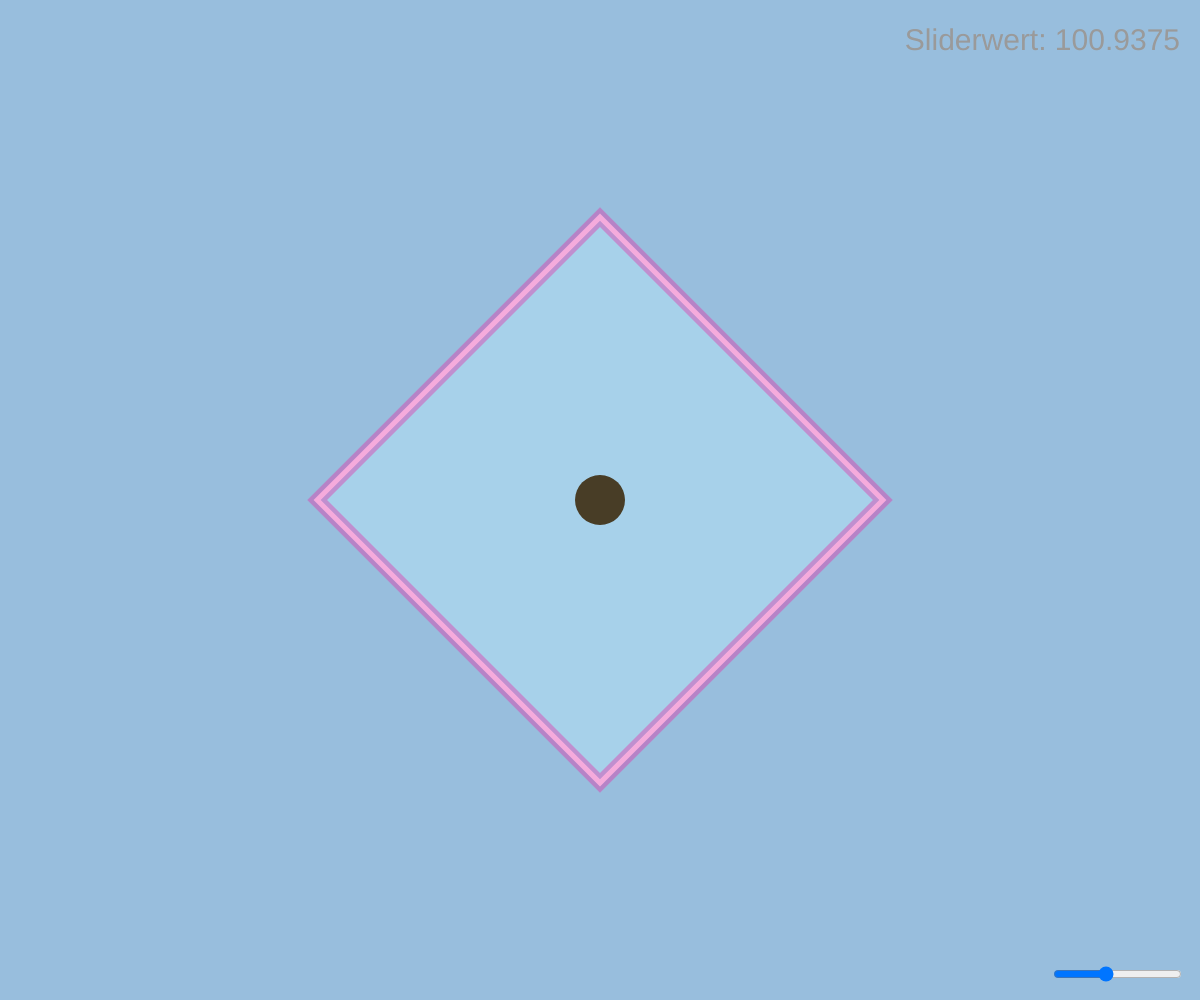
Frame 1 (no input)
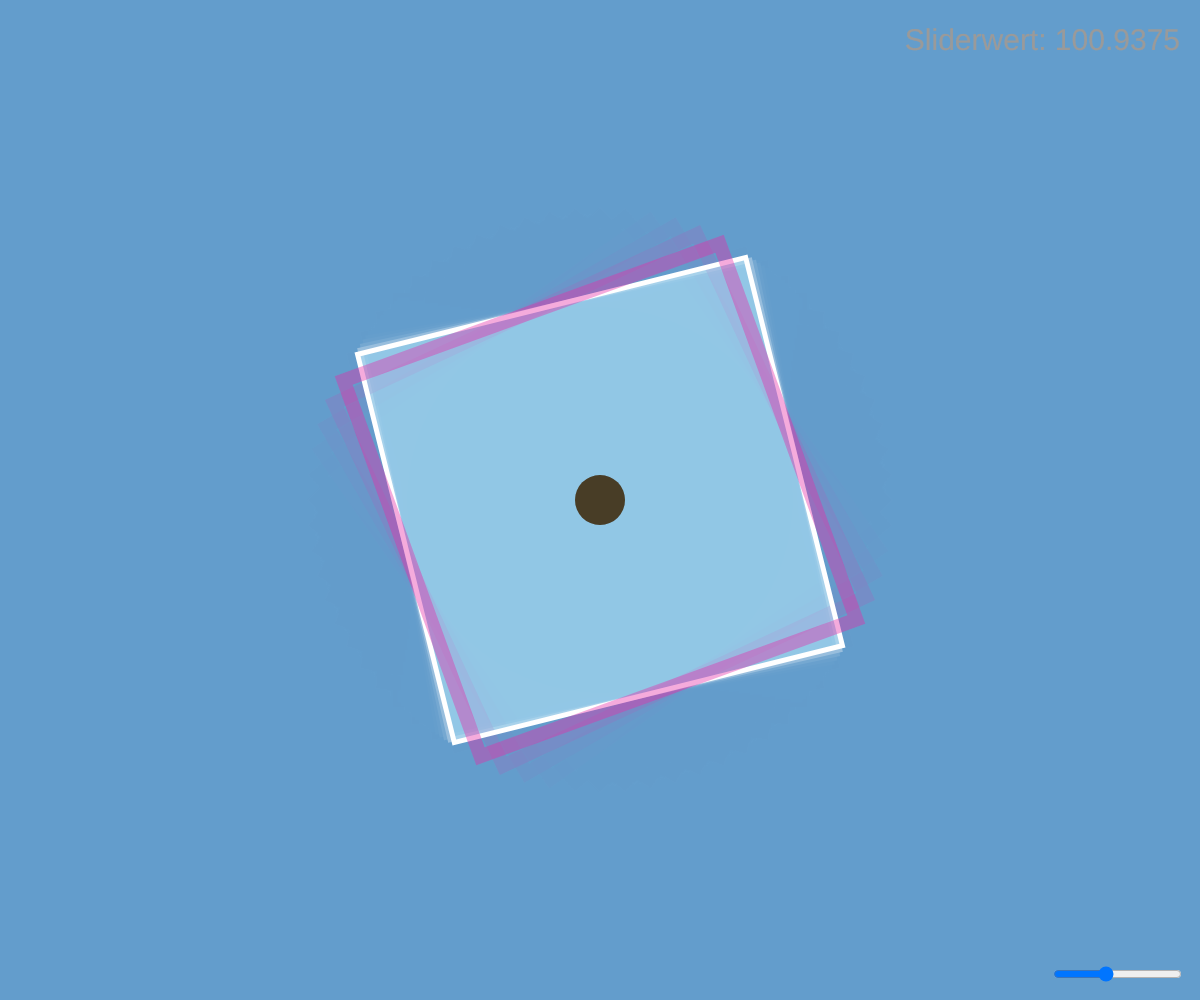
Frame 60 (no input)
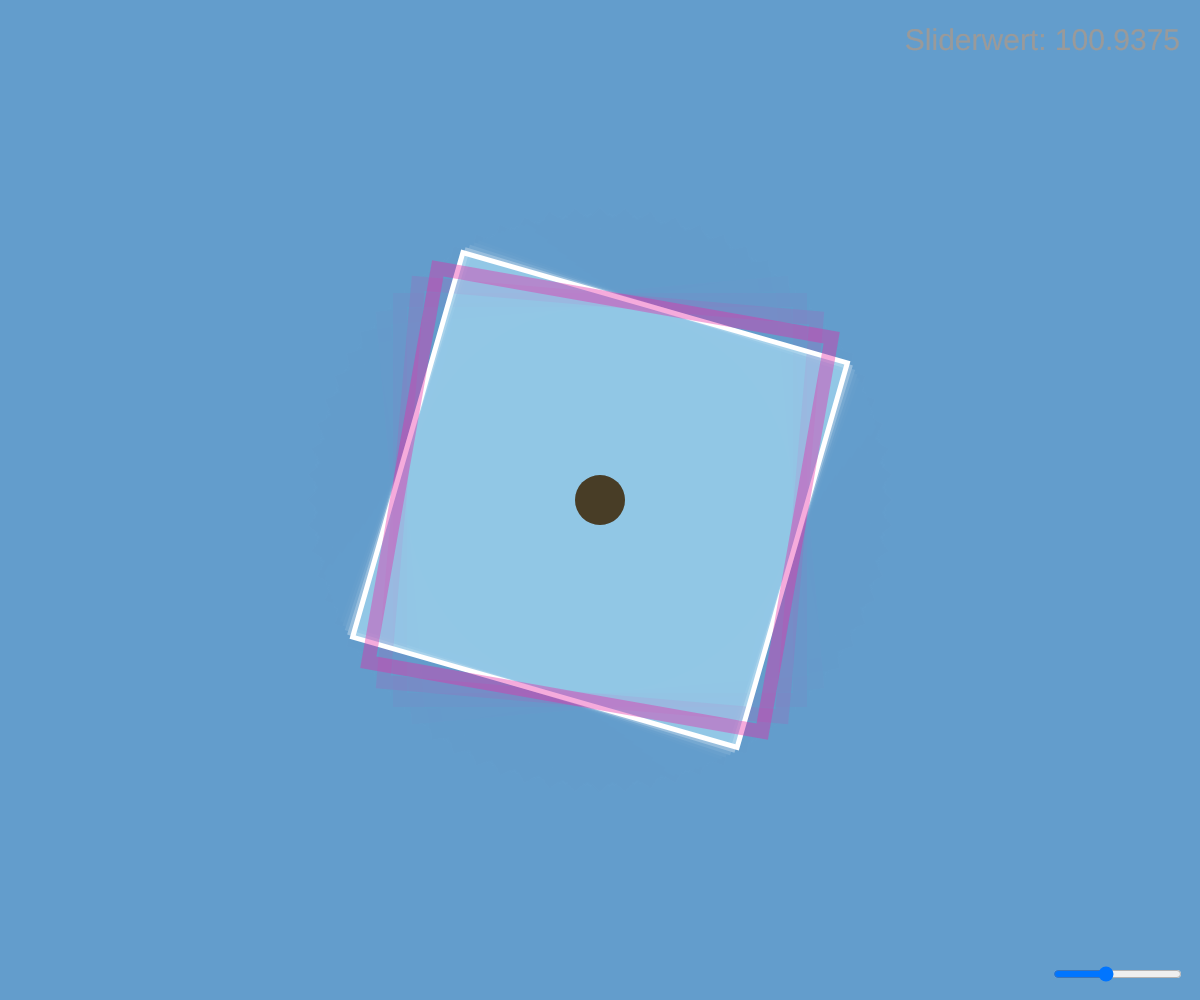
Frame 120 (the mouse pressed at the canvas centre since frame 60)

The p5.js sketch that drew these frames (run headless with seeded random() and noise() and a simulated clock; from frame 60 on, the mouse is pressed at the canvas centre):

// p5.js sketch
// ── sketch.js
let durchmesser
durchmesser = 10

let valueSlider;

let drehwinkel = 45;

//zählt von 0 auf 100 und wieder zurück in einer Endlosschleife

function setup() {
  createCanvas(windowWidth, windowHeight);
  valueSlider = createSlider(-10, 38, 9);
  valueSlider.position(width - valueSlider.width - 20, height - valueSlider.height - 20);
  angleMode(DEGREES);
  rectMode(CENTER);
  noStroke();


  //zählt von 0 auf 100 und wieder zurück in einer Endlosschleife 
  frameRate(30);

  textSize(30);
  textAlign(CENTER);
}

function draw() {

  let inputValue = valueSlider.value();

  let inputMin = -10;
  let inputMax = 38;

  let outputMin = 0;
  let outputMax = 255;

  background(0, 0, 0, 10);
  let bgColor = map(inputValue, inputMin, inputMax, outputMin, outputMax);
  background(bgColor, 161,208,164);


  //rect1 blau mit transparenz abhängig vom sliderwert
  push();
  //Koordinatensystem in die Mitte des Canvas verschieben
  translate(width / 2, height / 2);

  //rotation des rechtecks automatisch in einem Loop von 0 bis 100
  rotate(-1 * drehwinkel);

  let alpha = map(inputValue, inputMin, inputMax, 0, 255);

  //Transparenz abhängig vom Sliderwert
  fill(191, 239, 255, alpha);
  stroke(255);
  strokeWeight(5);
  rect(0, 0, 400, 400);
  pop(); //Rotation und Translation zurücksetzen 



  //rect2 pink mit transparenz abhängig vom sliderwert
  push();
  //Koordinatensystem in die Mitte des Canvas verschieben
  translate(width / 2, height / 2);

  //rotation des rechtecks automatisch in einem Loop von 0 bis 100
  rotate(5 * drehwinkel);

  //Transparenz abhängig vom Sliderwert
  noFill();
  stroke(230,45,167, alpha);
  strokeWeight(5+inputValue);
  rect(0, 0, 400, 400);
  pop(); //Rotation und Translation zurücksetzen 

  drehwinkel = drehwinkel + 1;

  // Kreis in der Mitte zeichnen, ohne die globale Transformation dauerhaft zu verändern
  push();
  //Koordinatensystem in die Mitte des Canvas verschieben
  translate(width / 2, height / 2);
  fill(72,61,139-alpha);
  circle(0,0,50);
  pop();


  //textanzeige des frameCounts
  const textColor = constrain(255 - bgColor, 0, 255);
  fill(textColor);
    textAlign(RIGHT);
  //text des sliderwerts
  text("Sliderwert: " + alpha, windowWidth - 20, 50);
}
